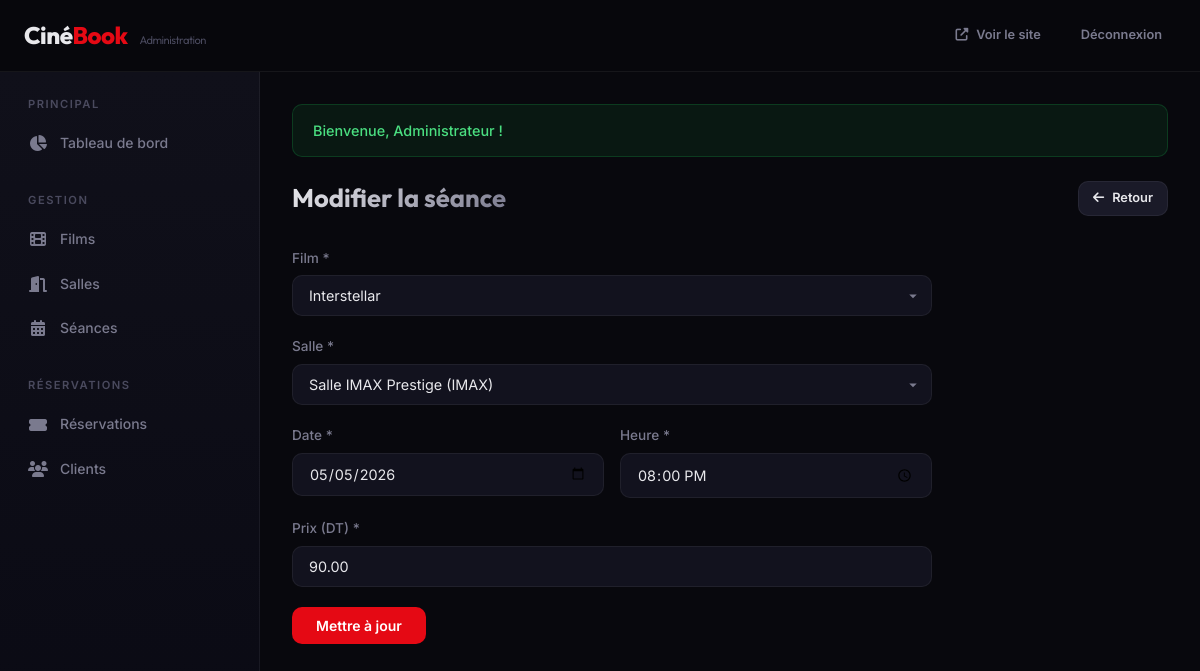
The page /index.php?page=admin-screenings&action=edit&id=2 (signed in) on the database its author committed.
### tables this page shows
CREATE TABLE IF NOT EXISTS screenings (
    id INT AUTO_INCREMENT PRIMARY KEY,
    movie_id INT NOT NULL,
    hall_id INT NOT NULL,
    show_date DATE NOT NULL,
    show_time TIME NOT NULL,
    price DECIMAL(8, 2) NOT NULL DEFAULT 50.00,
    is_active TINYINT(1) DEFAULT 1,
    created_at DATETIME DEFAULT CURRENT_TIMESTAMP,
    FOREIGN KEY (movie_id) REFERENCES movies(id) ON DELETE CASCADE,
    FOREIGN KEY (hall_id) REFERENCES halls(id) ON DELETE CASCADE
);

CREATE TABLE IF NOT EXISTS movies (
    id INT AUTO_INCREMENT PRIMARY KEY,
    title VARCHAR(200) NOT NULL,
    description TEXT,
    poster VARCHAR(500) DEFAULT NULL,
    trailer_url VARCHAR(500) DEFAULT NULL,
    duration_min INT NOT NULL DEFAULT 90,
    genre VARCHAR(100) NOT NULL,
    release_date DATE DEFAULT NULL,
    rating VARCHAR(10) DEFAULT 'TP',
    is_active TINYINT(1) DEFAULT 1,
    created_at DATETIME DEFAULT CURRENT_TIMESTAMP,
    updated_at DATETIME DEFAULT CURRENT_TIMESTAMP ON UPDATE CURRENT_TIMESTAMP
);

CREATE TABLE IF NOT EXISTS halls (
    id INT AUTO_INCREMENT PRIMARY KEY,
    name VARCHAR(100) NOT NULL,
    rows_count INT NOT NULL DEFAULT 8,
    cols_count INT NOT NULL DEFAULT 12,
    hall_type ENUM('Standard', 'IMAX', 'VIP') DEFAULT 'Standard',
    is_active TINYINT(1) DEFAULT 1,
    created_at DATETIME DEFAULT CURRENT_TIMESTAMP
);

### models/Movie.php (called while the page is built, shortened)
<?php
class Movie
{
    private PDO $db;
    public function __construct()
    {
        $this->db = getDB();
    }
    public function getAll(string $search = '', int $page = 1, int $perPage = ITEMS_PER_PAGE): array
    {
        $offset = ($page - 1) * $perPage;
        $where = "WHERE 1=1";
        $params = [];
        $countStmt = $this->db->prepare("SELECT COUNT(*) FROM movies {$where}");
        $countStmt->execute($params);
        $total = (int)$countStmt->fetchColumn();
        $stmt = $this->db->prepare(
            "SELECT * FROM movies {$where} ORDER BY created_at DESC LIMIT {$perPage} OFFSET {$offset}"
        );
        $stmt->execute($params);
        return [
            'data'       => $stmt->fetchAll(),
            'total'      => $total,
            'page'       => $page,
            'perPage'    => $perPage,
            'totalPages' => (int)ceil($total / $perPage),
        ];
    }
}

### config/database.php (called while the page is built, shortened)
<?php
function getDB(): PDO
{
    static $pdo = null;
    if ($pdo === null) {
        $dsn = "mysql:host=" . DB_HOST . ";dbname=" . DB_NAME . ";charset=" . DB_CHARSET;
        $options = [
            PDO::ATTR_ERRMODE            => PDO::ERRMODE_EXCEPTION,
            PDO::ATTR_DEFAULT_FETCH_MODE => PDO::FETCH_ASSOC,
            PDO::ATTR_EMULATE_PREPARES   => false,
        ];
        try {
            $pdo = new PDO($dsn, DB_USER, DB_PASS, $options);
        } catch (PDOException $e) {
            die("Erreur de connexion à la base de données : " . $e->getMessage());
        }
    }
    return $pdo;
}

### models/Screening.php (called while the page is built, shortened)
<?php
class Screening
{
    private PDO $db;
    public function __construct()
    {
        $this->db = getDB();
    }
    public function findById(int $id): ?array
    {
        $stmt = $this->db->prepare(
            "SELECT s.*, m.title as movie_title, m.poster as movie_poster, m.duration_min,
                    m.genre as movie_genre, m.rating as movie_rating,
                    h.name as hall_name, h.hall_type, h.rows_count, h.cols_count
             FROM screenings s
             INNER JOIN movies m ON s.movie_id = m.id
             INNER JOIN halls h ON s.hall_id = h.id
             WHERE s.id = ?"
        );
        $stmt->execute([$id]);
        $screening = $stmt->fetch();
        return $screening ?: null;
    }
}

### helpers/validation.php (called while the page is built, shortened)
<?php
function e(?string $value): string
{
    return htmlspecialchars($value ?? '', ENT_QUOTES, 'UTF-8');
}

### models/Hall.php (called while the page is built, shortened)
<?php
class Hall
{
    private PDO $db;
    public function __construct()
    {
        $this->db = getDB();
    }
    public function getActive(): array
    {
        $stmt = $this->db->query("SELECT * FROM halls WHERE is_active = 1 ORDER BY name ASC");
        return $stmt->fetchAll();
    }
}

### views/admin/screenings/edit.php (the view, shortened to what this page needs)
<?php require_once __DIR__ . '/../../layouts/admin_header.php'; ?>
<div class="admin-page-header">
    <h1>Modifier la séance</h1>
    <a href="<?= BASE_URL ?>/index.php?page=admin-screenings" class="btn btn-secondary btn-sm"><i class="fas fa-arrow-left"></i> Retour</a>
</div>
<form method="POST" class="admin-form">
    <div class="form-group">
        <label class="form-label" for="movie_id">Film *</label>
        <select id="movie_id" name="movie_id" class="form-control" required>
            <?php foreach ($allMovies as $m): ?>
                <option value="<?= $m['id'] ?>" <?= $screening['movie_id'] == $m['id'] ? 'selected' : '' ?>><?= e($m['title']) ?></option>
            <?php endforeach; ?>
        </select>
    </div>
    <div class="form-group">
        <label class="form-label" for="hall_id">Salle *</label>
        <select id="hall_id" name="hall_id" class="form-control" required>
            <?php foreach ($allHalls as $h): ?>
                <option value="<?= $h['id'] ?>" <?= $screening['hall_id'] == $h['id'] ? 'selected' : '' ?>><?= e($h['name']) ?> (<?= $h['hall_type'] ?>)</option>
            <?php endforeach; ?>
        </select>
    </div>
    <div class="form-row">
        <div class="form-group">
            <label class="form-label" for="show_date">Date *</label>
            <input type="date" id="show_date" name="show_date" class="form-control" value="<?= e($screening['show_date']) ?>" required>
        </div>
        <div class="form-group">
            <label class="form-label" for="show_time">Heure *</label>
            <input type="time" id="show_time" name="show_time" class="form-control" value="<?= e(substr($screening['show_time'], 0, 5)) ?>" required>
        </div>
    </div>
    <div class="form-group">
        <label class="form-label" for="price">Prix (DT) *</label>
        <input type="number" id="price" name="price" class="form-control" value="<?= $screening['price'] ?>" min="1" step="0.01" required>
    </div>
    <button type="submit" class="btn btn-primary">Mettre à jour</button>
</form>
<?php require_once __DIR__ . '/../../layouts/admin_footer.php'; ?>

### assets/css/style.css (style rules this page uses)
:root { --bg-primary: #08080d; --bg-secondary: #10101a; --bg-card: #14141f; --bg-elevated: #1a1a28; --bg-input: #12121e; --accent: #e50914; --accent-hover: #ff1a26; --accent-gold: #f5c518; --accent-blue: #3b82f6; --text-primary: #e8e8ec; --text-secondary: #7a7a8e; --text-muted: #4a4a5e; --border: rgba(255,255,255,0.06); --border-hover: rgba(255,255,255,0.12); --radius: 10px; --radius-lg: 16px; --shadow: 0 4px 24px rgba(0,0,0,0.4); --shadow-lg: 0 8px 40px rgba(0,0,0,0.6); --transition: 0.25s cubic-bezier(0.4,0,0.2,1); --font-body: 'Inter', -apple-system, sans-serif; --font-display: 'Outfit', 'Inter', sans-serif; --max-width: 1280px; --header-height: 72px; }
*, *::before, *::after { box-sizing: border-box; margin: 0; padding: 0; }
html { scroll-behavior: smooth; -webkit-font-smoothing: antialiased; }
body { font-family: var(--font-body); background: var(--bg-primary); color: var(--text-primary); line-height: 1.6; min-height: 100vh; }
a { color: inherit; text-decoration: none; }
button, input, select, textarea { font-family: inherit; font-size: inherit; }
h1, h2, h3, h4 { font-family: var(--font-display); font-weight: 700; line-height: 1.2; }
h1 { font-size: 2.5rem; }
.btn { display: inline-flex; align-items: center; justify-content: center; gap: 8px; padding: 10px 24px; border-radius: var(--radius); font-weight: 600; font-size: 0.875rem; border: none; cursor: pointer; transition: all var(--transition); text-decoration: none; white-space: nowrap; }
.btn-primary { background: var(--accent); color: #fff; }
.btn-secondary { background: var(--bg-elevated); color: var(--text-primary); border: 1px solid var(--border); }
.btn-sm { padding: 6px 14px; font-size: 0.8rem; }
.form-group { margin-bottom: 20px; }
.form-label { display: block; margin-bottom: 6px; font-size: 0.85rem; font-weight: 500; color: var(--text-secondary); }
.form-control { width: 100%; padding: 11px 16px; background: var(--bg-input); border: 1px solid var(--border); border-radius: var(--radius); color: var(--text-primary); transition: border-color var(--transition); font-size: 0.9rem; }
.form-control::placeholder { color: var(--text-muted); }
select.form-control { appearance: none; background-repeat: no-repeat; background-position: right 12px center; padding-right: 36px; }

### assets/css/admin.css (style rules this page uses)
.admin-page-header { display: flex; align-items: center; justify-content: space-between; margin-bottom: 32px; }
.admin-page-header h1 { font-size: 1.6rem; font-weight: 700; background: linear-gradient(135deg, var(--text-primary) 0%, var(--text-secondary) 100%); -webkit-background-clip: text; -webkit-text-fill-color: transparent; background-clip: text; }
.admin-form { max-width: 640px; }
.admin-form .form-row { display: grid; grid-template-columns: 1fr 1fr; gap: 16px; }

### rows shown on the page
screenings: movie_id "Interstellar", hall_id "Salle IMAX Prestige (IMAX)", show_date "05/05/2026", show_time "20:00", price "90.00"

### other values the page prints
$flashSuccess "Bienvenue, Administrateur !"
